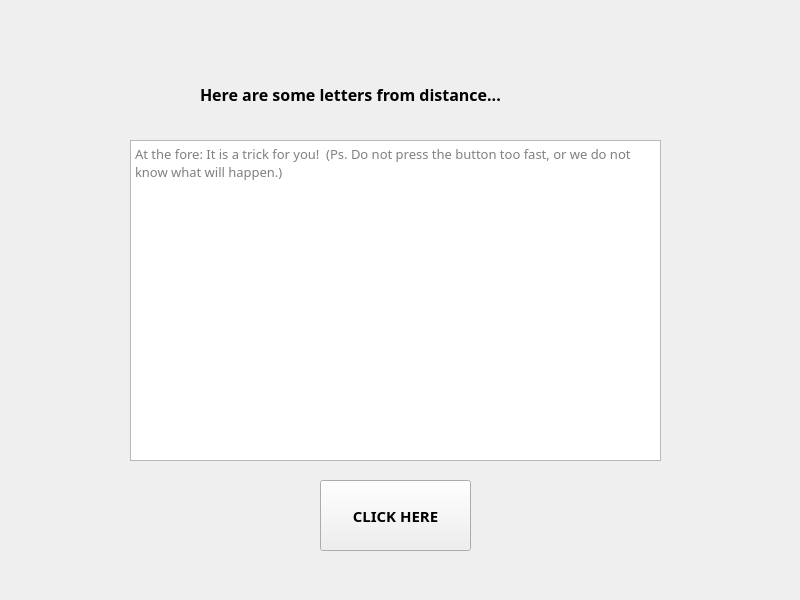
<?xml version="1.0" encoding="UTF-8"?>
<ui version="4.0">
 <class>MainWindow</class>
 <widget class="QMainWindow" name="MainWindow">
  <property name="geometry">
   <rect>
    <x>0</x>
    <y>0</y>
    <width>800</width>
    <height>600</height>
   </rect>
  </property>
  <property name="windowTitle">
   <string>MainWindow</string>
  </property>
  <widget class="QWidget" name="centralwidget">
   <widget class="QPushButton" name="pushButton">
    <property name="geometry">
     <rect>
      <x>320</x>
      <y>480</y>
      <width>151</width>
      <height>71</height>
     </rect>
    </property>
    <property name="font">
     <font>
      <family>Berlin Sans FB Demi</family>
      <pointsize>11</pointsize>
      <weight>75</weight>
      <bold>true</bold>
     </font>
    </property>
    <property name="text">
     <string>CLICK HERE</string>
    </property>
   </widget>
   <widget class="QTextEdit" name="textEdit">
    <property name="geometry">
     <rect>
      <x>130</x>
      <y>140</y>
      <width>531</width>
      <height>321</height>
     </rect>
    </property>
    <property name="font">
     <font>
      <family>Book Antiqua</family>
      <pointsize>10</pointsize>
     </font>
    </property>
    <property name="readOnly">
     <bool>true</bool>
    </property>
    <property name="cursorWidth">
     <number>2</number>
    </property>
    <property name="placeholderText">
     <string>At the fore: It is a trick for you!  (Ps. Do not press the button too fast, or we do not know what will happen.)</string>
    </property>
   </widget>
   <widget class="QLabel" name="label">
    <property name="geometry">
     <rect>
      <x>200</x>
      <y>59</y>
      <width>411</width>
      <height>71</height>
     </rect>
    </property>
    <property name="font">
     <font>
      <family>Berlin Sans FB Demi</family>
      <pointsize>12</pointsize>
      <weight>75</weight>
      <bold>true</bold>
     </font>
    </property>
    <property name="text">
     <string>Here are some letters from distance...</string>
    </property>
   </widget>
  </widget>
  <widget class="QMenuBar" name="menubar">
   <property name="geometry">
    <rect>
     <x>0</x>
     <y>0</y>
     <width>800</width>
     <height>21</height>
    </rect>
   </property>
  </widget>
 </widget>
 <resources/>
 <connections/>
</ui>
